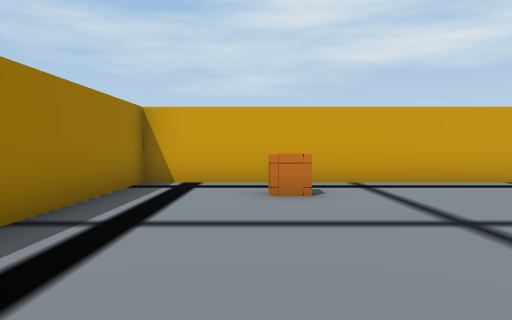
[1] (above)

16 first-person views from a walk through a 3-D level made in the Unity game engine. The camera is 1.4 m above the floor, tilts 2° down and sees 70° across. The floor is counted in squares, 2 m on a side. Each view is taken from the middle of a square. On the plan, view 1 faces up. The plan holds only what a view shows up to about 11 squares ahead; the rest is blank. The place goes on beyond the plan. Some animated figures are left out.

[2]
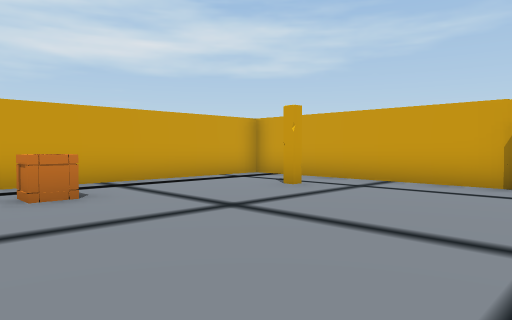

[3]
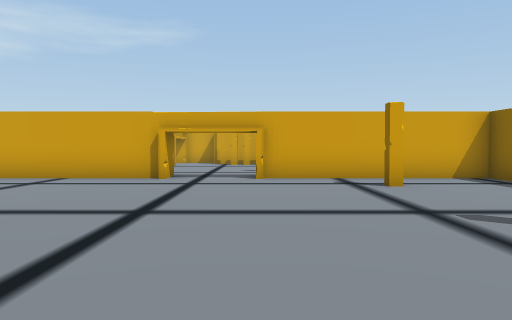

[4]
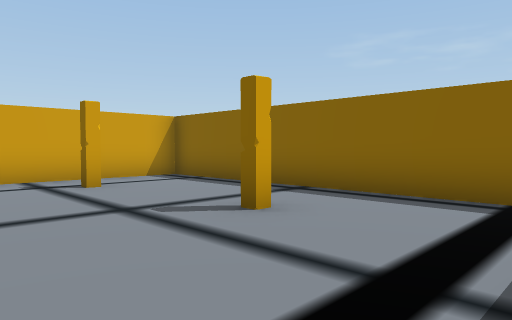

[5]
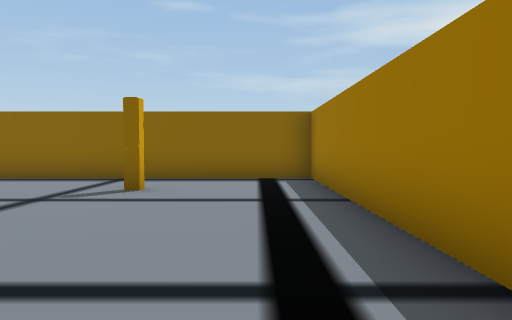

[6]
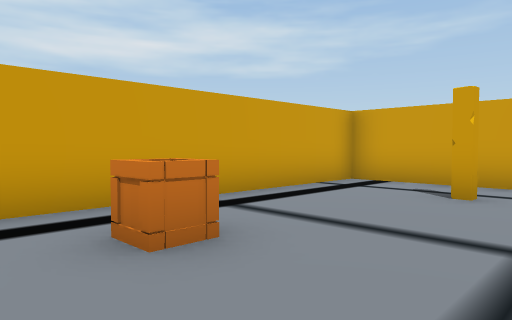

[7]
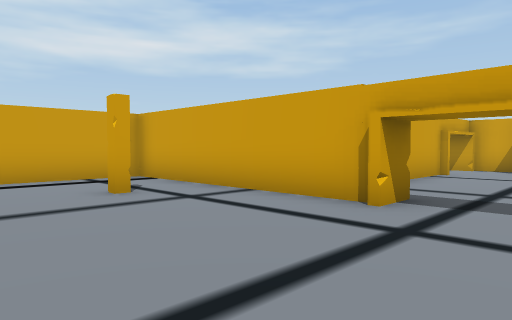

[8]
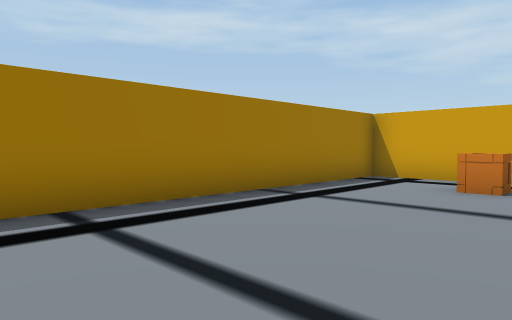

[9]
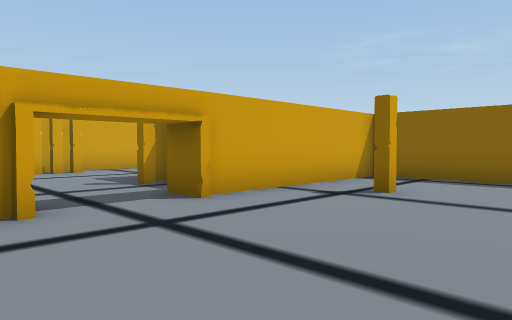

[10]
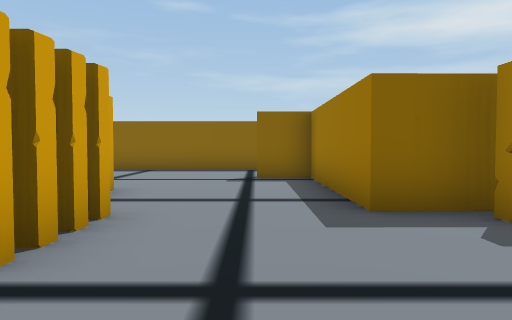

[11]
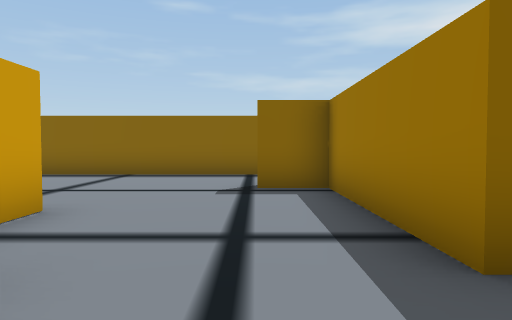

[12]
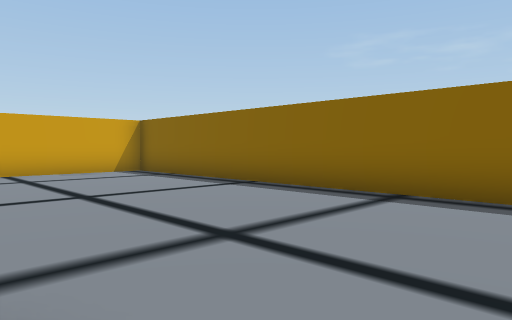

[13]
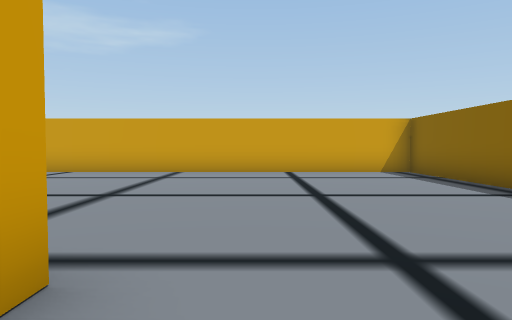

[14]
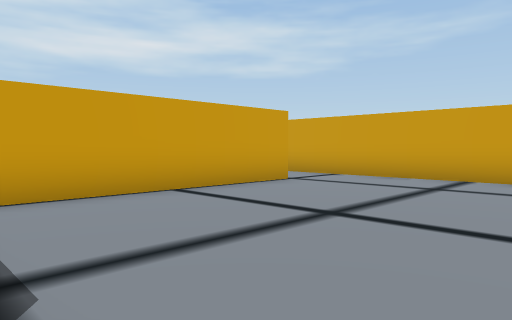

[15]
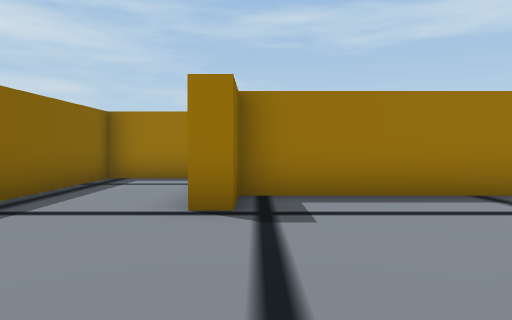

[16]
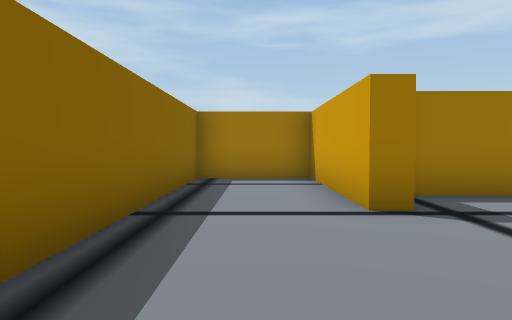

### Floor plan
Points are (right, up) in squares from view 1. A wall is a line through its corners. A room is listed if a view was taken in it or the views show most of it. See-through windows are left out.
Room 1 (views 1, 2, 3, 4, 5, 6, 7, 8, 9)
walls: (6.3, 1.1) (6.3, 7.2) (-2.2, 7.2) (-2.2, -6.3) (6.3, -6.3) (6.3, -1.1); (7, 1) (6, 1)
ways out: opening at (7, 0) to room 2
objects: crate (1, 6)
Room 2 (views 10, 11, 12, 13, 14, 15, 16)
walls: (13.9, -4) (13.3, -4) (13.3, -0.9); (12.5, -1.8) (12.5, -0.1); (14.3, 1.1) (14.3, 2.1); (14, 2) (14, 2.6); (20.4, 0.2) (14.9, 0.2); (11.9, 2.2) (9.8, 2.2); (8.2, -2) (9.7, -2) (9.7, -6.3) (11, -6.3) (11, -6.7) (6.8, -6.7) (6.8, -9.3) (22.3, -9.3) (22.3, 0.5); (6, -1) (7, -1)
ways out: opening at (7, 0) to room 1; opening at (21.5, 1)

Where each view was taken, in squares from view 1:
view 1: 0 up, 0 right, facing up
view 2: 0 up, 1 left, facing up-right
view 3: 1 down, 2 left, facing right
view 4: 1 down, 2 left, facing down-right
view 5: 2 up, 1 left, facing down
view 6: 3 up, 1 left, facing up-right
view 7: 1 down, 2 right, facing up-right
view 8: 1 down, 2 right, facing up-left
view 9: 2 up, 2 right, facing down-right
view 10: 2 up, 11 right, facing down
view 11: 0 up, 11 right, facing down
view 12: 4 down, 12 right, facing down-right
view 13: 5 down, 12 right, facing right
view 14: 5 down, 14 right, facing up-right
view 15: 6 down, 15 right, facing left
view 16: 8 down, 15 right, facing left
